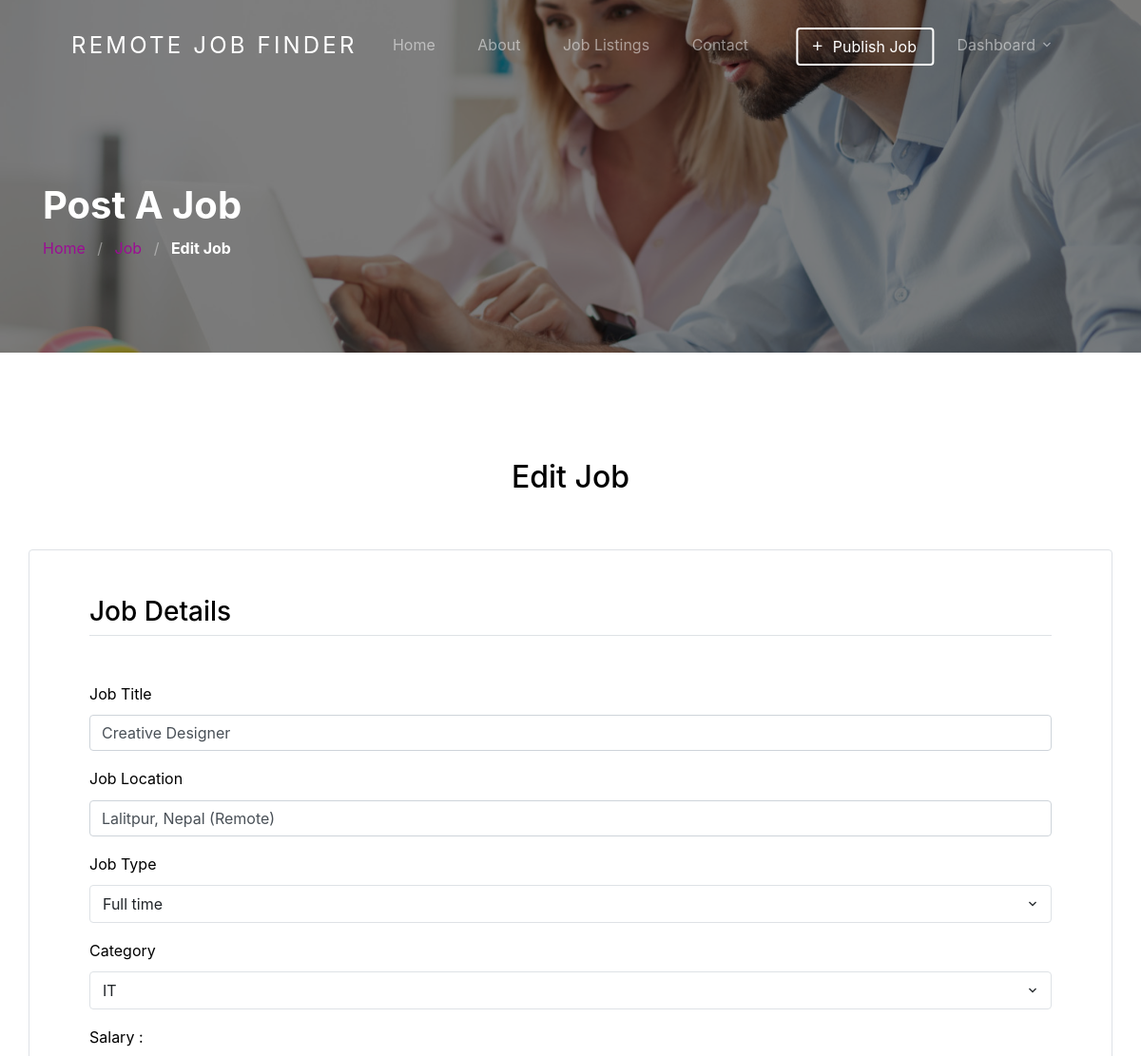
Before: /dashboard/employer/job/edit/1 (signed in, upper part) with the older database file.
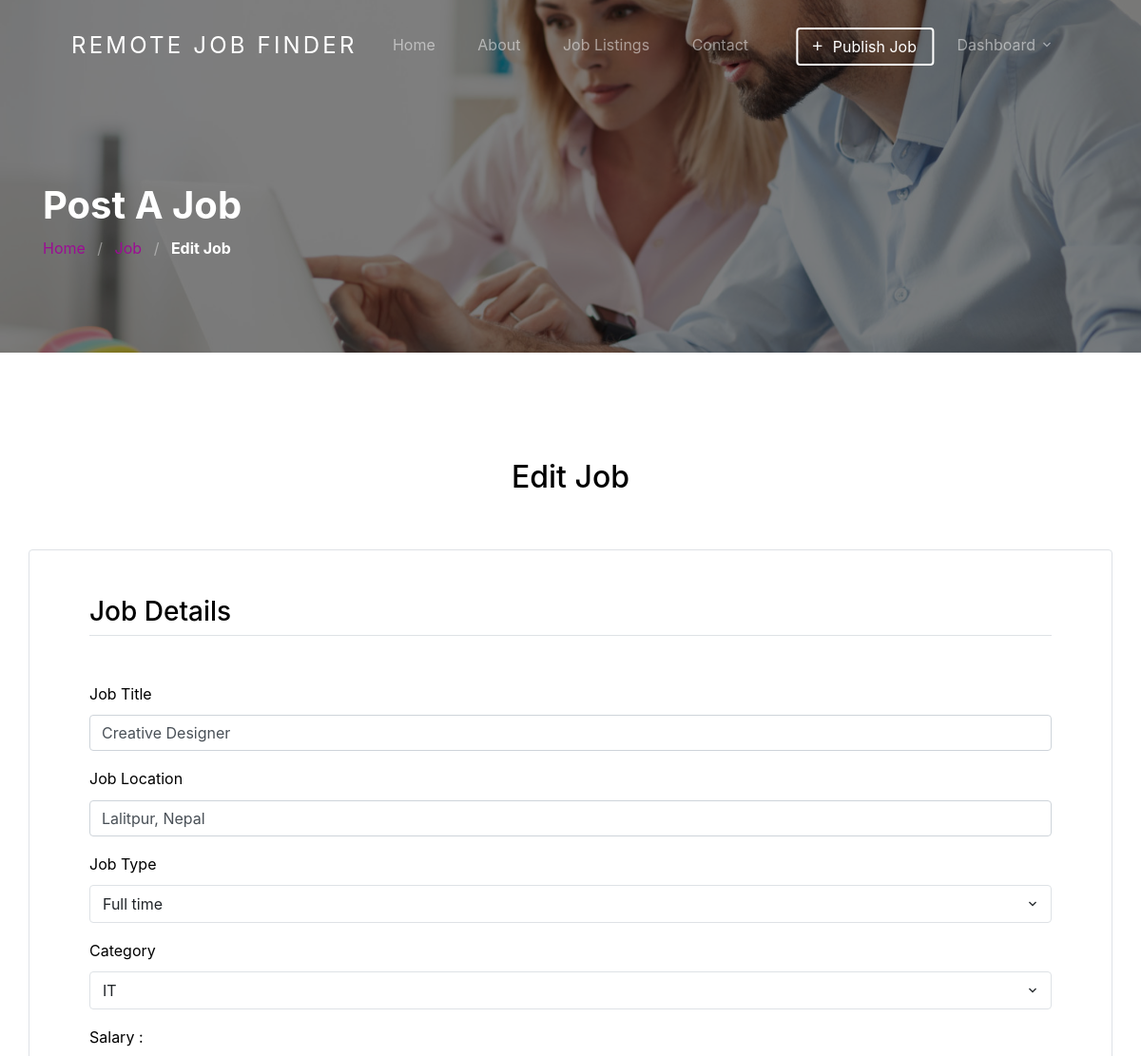
After: the same page with the newer database file.
### jobapp/models.py (models this page shows, shortened)
class Job(models.Model):
    user = models.ForeignKey(User, related_name='User', on_delete=models.CASCADE)
    title = models.CharField(max_length=300)
    description = RichTextField()
    tags = TaggableManager()
    location = models.CharField(max_length=300)
    job_type = models.CharField(choices=JOB_TYPE, max_length=1)
    category = models.ForeignKey(Category,related_name='Category', on_delete=models.CASCADE)
    salary = models.CharField(max_length=30, blank=True)
    company_name = models.CharField(max_length=300)
    company_description = RichTextField(blank=True, null=True)
    url = models.URLField(max_length=200)
    last_date = models.DateField()
    is_published = models.BooleanField(default=False)
    is_closed = models.BooleanField(default=False)
    timestamp = models.DateTimeField(auto_now=True)

### jobapp/permission.py (the view)
    def wrap(request, *args, **kwargs):
        if request.user.role == 'employer':
            return function(request, *args, **kwargs)
        else:
            raise PermissionDenied

### jobapp/permission.py (called while the page is built)
def user_is_employer(function):
    def wrap(request, *args, **kwargs):
        if request.user.role == 'employer':
            return function(request, *args, **kwargs)
        else:
            raise PermissionDenied
    return wrap

### jobapp/views.py (called while the page is built, shortened)
@login_required(login_url=reverse_lazy('account:login'))
@user_is_employer
def job_edit_view(request, id=id):
    job = get_object_or_404(Job, id=id, user=request.user.id)
    categories = Category.objects.all()
    form = JobEditForm(request.POST or None, instance=job)
    context = {
        'form': form,
        'categories': categories
    }
    return render(request, 'jobapp/job-edit.html', context)

### template/jobapp/job-edit.html (shortened to what this page needs)
{% extends 'base.html' %}
{% load static %}
  {% block content %}
    <section class="section-hero overlay inner-page bg-image" style="background-image: url({% static 'images/bgrr.jpg' %});" id="home-section">
      <div class="container">
        <div class="row">
          <div class="col-md-7">
            <h1 class="text-white font-weight-bold">Post A Job</h1>
            <div class="custom-breadcrumbs">
              <a href="#">Home</a> <span class="mx-2 slash">/</span>
              <a href="#">Job</a> <span class="mx-2 slash">/</span>
              <span class="text-white"><strong>Edit Job</strong></span>
            </div>
          </div>
        </div>
      </div>
    </section>
    <section class="site-section">
      <div class="container">
        <div class="row align-items-center mb-5">
          <div class="col-lg-12 mb-4 mb-lg-0">
              <div class="text-center">
                <h2>Edit Job</h2>
              </div>
          </div>
        </div>
        <form  method="POST" enctype="multipart/form-data">
        <div class="row mb-5 p-4 p-md-5 border rounded">
          <div class="col-lg-12">
              <h3 class="text-black mb-5 border-bottom pb-2">Job Details</h3>
                {% for field in form %}
                    {% if field.name == 'job_type'  %}
                        <div class="form-group">
                        <label for="job-type">Job Type</label>
                        </div>
                    {% elif field.name == 'category' %}
                        <div class="form-group">
                        <label for="job-type">Category</label>
                        </div>
                        {% elif field.name == 'last_date' %}
                        <div class="form-group">
                          <label class="text-black" for="id_{{ field.name }}">{{ field.label }}</label>
                          <input type="{{ field.field.widget.input_type }}"
                                 class="form-control appointment_date"
                                 name="{{ field.name }}"
                                 id="id_{{ field.name }}"
                                 value="{{ field.value|date:"Y-d-m" }}"
                                 placeholder="{{ field.field.widget.attrs.placeholder }}">
                      </div>
                        {% elif field.name == 'description' %}
                              <div class="form-group">
                                <label for="job-type">Description</label>
                                 <div class="">
                                  {{ form.media }}
                                  {{ form.description }}
                              </div>
                              </div>
                        {% elif field.name == 'company_description' %}
                              <div class="form-group">
                                <label for="job-type">Company Description</label>
                              <div class="">
                                  {{ form.media }}
                                  {{ form.company_description }}
                              </div>
                              </div>
                        {% else %}
                        <div class="form-group">
                            <label class="text-black" for="id_{{ field.name }}">{{ field.label }}</label>
                            <input type="{{ field.field.widget.input_type }}"
                                   class="form-control"
                                   name="{{ field.name }}"
                                   id="id_{{ field.name }}"
                                   value="{{ field.value }}"
                                   placeholder="{{ field.field.widget.attrs.placeholder }}">
                        </div>
                    {% endif %}
                {% endfor %}
          </div>
        </div>
            </form>
        </div>
      </div>
{% endblock %}

Changed rows visible on the page:
changed Job "Creative Designer": location "Lalitpur, Nepal (Remote)" → "Lalitpur, Nepal"
